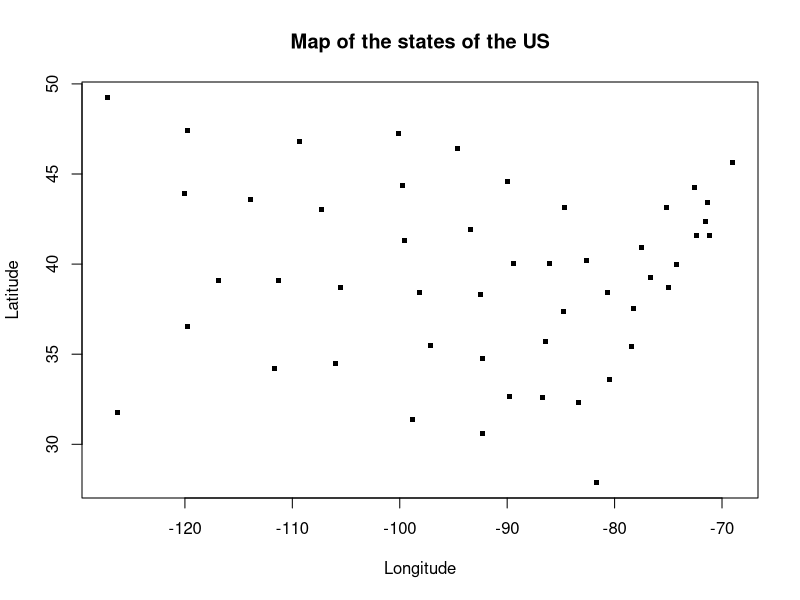
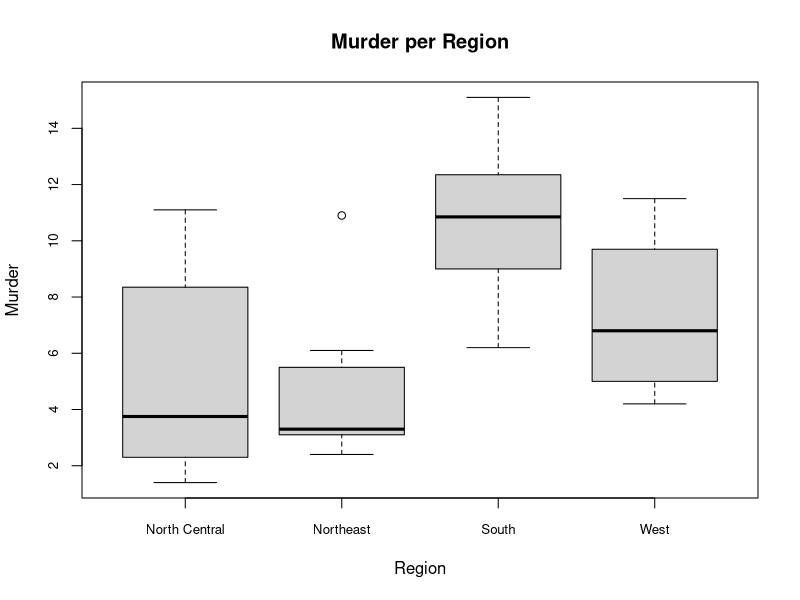
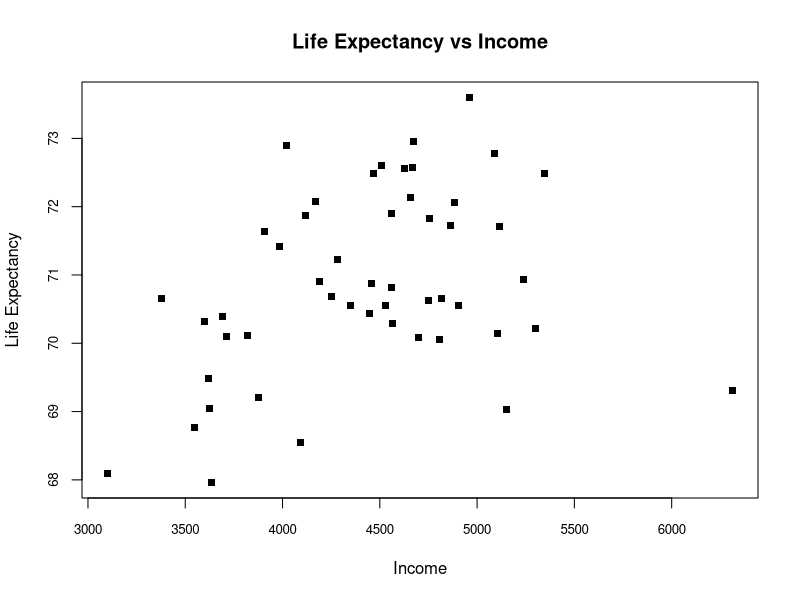
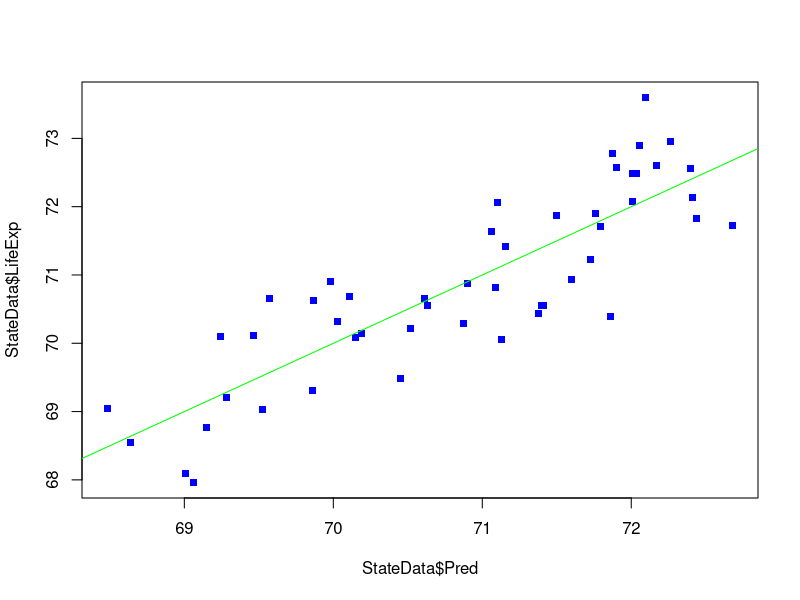

These figures' R source, in order:
setwd("/Users/Thibault/Documents/Boulot/UC Berkeley/IEOR242/Material for students /Datasets/")
StateData <- read.csv("StateData.csv", header = TRUE, stringsAsFactors = FALSE)

#a) i) Scatterplot of the US
plot(StateData$Longitude,StateData$Latitude, pch='.', cex=5, xlab='Longitude',ylab='Latitude',main='Map of the states of the US')


#a) ii) Region with the highest graduation Average

av_high_school_region=aggregate(StateData$HighSchoolGrad~StateData$Region, FUN="mean")

colnames(av_high_school_region)=c('Region','HighSchoolGradMean')

#Returns Highest Mean
av_high_school_region[which.max(av_high_school_region$HighSchoolGradMean),]


#a) iii) Murder & Regions

boxplot(Murder~Region, data=StateData, main="Murder per Region", xlab="Region", ylab="Murder", cex.axis=0.8)



#b) i) Linear Model for Life expectancy
fit <- lm(LifeExp~Population+Income+Illiteracy+Murder+HighSchoolGrad+Frost+Area , data=StateData)
summary(fit)

#b) iii) Scatterplot of Life expectancy vs Income
plot(StateData$Income,StateData$LifeExp, pch='.', cex=7, main="Life Expectancy vs Income", xlab="Income", ylab="Life Expectancy", cex.axis=0.8)


#c)
fit1 <- lm(LifeExp~Population+Income+Illiteracy+Murder+HighSchoolGrad+Frost , data=StateData)
summary(fit1)

fit2 <- lm(LifeExp~Population+Income+Murder+HighSchoolGrad+Frost , data=StateData)
summary(fit2)

#The set we choose
fit3 <- lm(LifeExp~Population+Murder+HighSchoolGrad+Frost , data=StateData)
summary(fit3)

fit4 <- lm(LifeExp~Murder+HighSchoolGrad+Frost , data=StateData)
summary(fit4)

fit5 <- lm(LifeExp~Murder+HighSchoolGrad , data=StateData)
summary(fit5)


#c) Vector of predictions

predictions=predict(fit3, StateData[,-c(4)], type="response") 

StateData$Pred=predictions

#Prediction of minimum - actual minimum
StateData[which.min(StateData$Pred),]
StateData[which.min(StateData$LifeExp),]

#Prediction of maximum - actual maximum
StateData[which.max(StateData$Pred),]
StateData[which.max(StateData$LifeExp),]

state.name[1]
state.name[40]
state.name[47]
state.name[11]

#See how it compares with reality
plot(StateData$Pred,StateData$LifeExp, pch='.', cex=7, col="blue")
lines(StateData$LifeExp,StateData$LifeExp,col="green")
